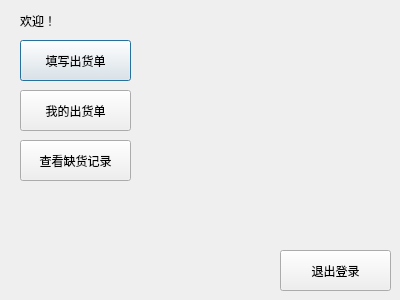
<?xml version="1.0" encoding="UTF-8"?>
<ui version="4.0">
 <class>Seller_Main</class>
 <widget class="QDialog" name="Seller_Main">
  <property name="geometry">
   <rect>
    <x>0</x>
    <y>0</y>
    <width>400</width>
    <height>300</height>
   </rect>
  </property>
  <property name="windowTitle">
   <string>Dialog</string>
  </property>
  <widget class="QLabel" name="label_welcome">
   <property name="geometry">
    <rect>
     <x>20</x>
     <y>10</y>
     <width>351</width>
     <height>21</height>
    </rect>
   </property>
   <property name="text">
    <string>欢迎！</string>
   </property>
  </widget>
  <widget class="QPushButton" name="btn_newShipment">
   <property name="geometry">
    <rect>
     <x>20</x>
     <y>40</y>
     <width>111</width>
     <height>41</height>
    </rect>
   </property>
   <property name="text">
    <string>填写出货单</string>
   </property>
  </widget>
  <widget class="QPushButton" name="btn_myShipment">
   <property name="geometry">
    <rect>
     <x>20</x>
     <y>90</y>
     <width>111</width>
     <height>41</height>
    </rect>
   </property>
   <property name="text">
    <string>我的出货单</string>
   </property>
  </widget>
  <widget class="QPushButton" name="btn_checkLackLog">
   <property name="geometry">
    <rect>
     <x>20</x>
     <y>140</y>
     <width>111</width>
     <height>41</height>
    </rect>
   </property>
   <property name="text">
    <string>查看缺货记录</string>
   </property>
  </widget>
  <widget class="QPushButton" name="btn_back">
   <property name="geometry">
    <rect>
     <x>280</x>
     <y>250</y>
     <width>111</width>
     <height>41</height>
    </rect>
   </property>
   <property name="text">
    <string>退出登录</string>
   </property>
  </widget>
 </widget>
 <resources/>
 <connections/>
</ui>
